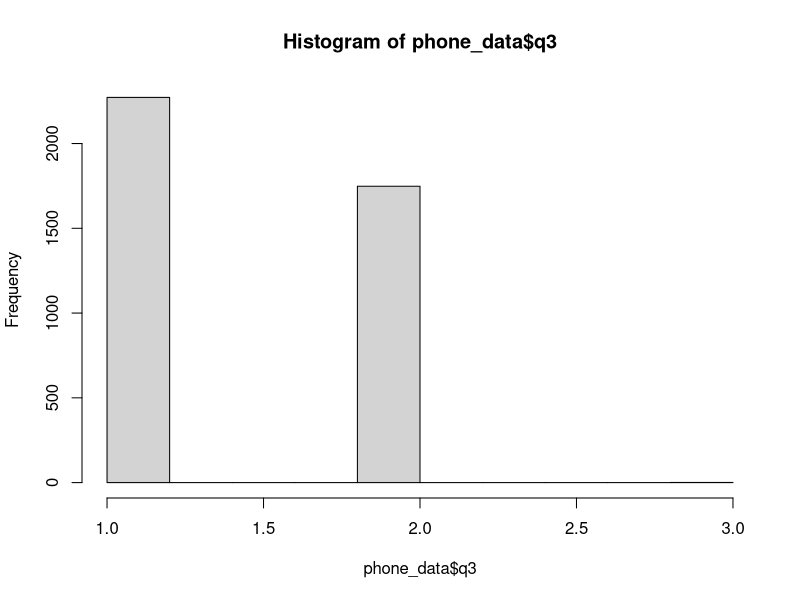

Recreate this plot in R.
## ---- chunk 1

# Here you can load in and clean the data (you may need to do the cleaning in a separate R script - this is up to you). 
library(tidyverse)

phone_data <- read_csv("ces_phone.csv")
web_data <- read_csv("ces_web.csv")

# You may need additional chunks, in case you want to include some of the cleaning output.

## ---- chunk 2

# Here you can clean the data. 

# You may need additional chunks, in case you want to include some of the cleaning output.

# For example, maybe I want to look at gender, and I want to update the labels of the gender variable in the phone data, to match the web data.

phone_data <- 
  phone_data %>% 
  mutate(gender = case_when(q3==1 ~ "Man",
                            q3==2 ~ "Woman",
                            q3==3 ~ "Other")) 

## ---- chunk 3

# Use this to create your plots/visualization. 

hist(phone_data$q3) 

## ---- chunk 4

# Here you can run code to calculate your Confidence Intervals.

